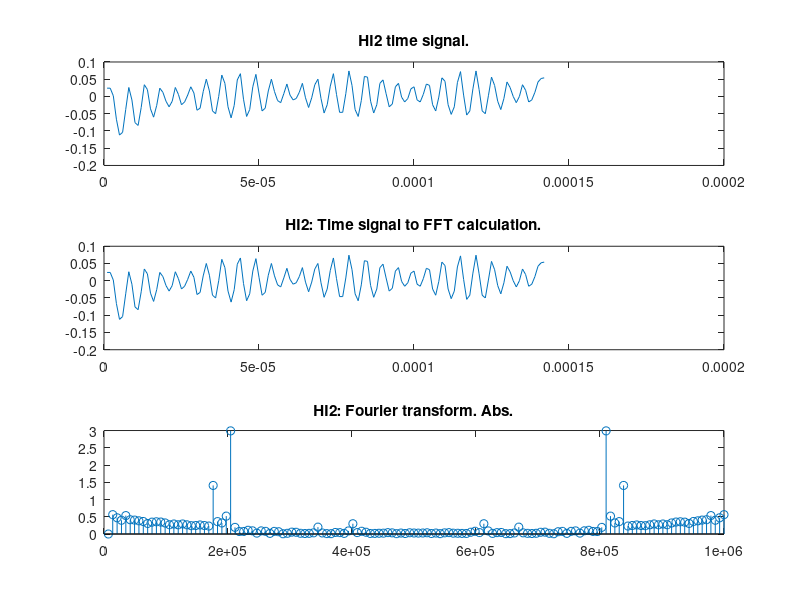

MATLAB code to generate this figure:
%mducng/SoC/D2/G2touch
%%%%%%%%%%%%%%%%%%%%%%%%%%%%%%%%%%%%%%%%%%%%%%%%%%%%%%%%%%%%%%%%%%%%%%%%%%%
clc;
clear;
close all;
%%%%%%%%%%%%%%%%%%%%%%%%%%%%%%%%%%%%%%%%%%%%%%%%%%%%%%%%%%%%%%%%%%%%%%%%%%%
% load txt file
load EVB1M.txt;
dataraw             = EVB1M;
temp                = size(dataraw);
length_full         = temp(1);
x_full              = dataraw;
%%%%%%%%%%%%%%%%%%%%%%%%%%%%%%%%%%%%%%%%%%%%%%%%%%%%%%%%%%%%%%%%%%%%%%%%%%%
Fs                  = 10^6;  
dt                  = 1/Fs;
t_full              = (0:1:length_full-1)*dt;
%%%%%%%%%%%%%%%%%%%%%%%%%%%%%%%%%%%%%%%%%%%%%%%%%%%%%%%%%%%%%%%%%%%%%%%%%%%
% load HI2:
x_HI2_raw           = x_full(11534:1:11534+142-1);
% Substract mean:
x_HI2               = x_HI2_raw - mean(x_HI2_raw);
t_HI2               = (1:1:length(x_HI2))*dt;
% FFT calculation for HI2
Nfft                = length(x_HI2);
deltaF              = Fs/Nfft;
tVectors            = (1:Nfft)*dt;
fVectors            = (1:Nfft)*deltaF;
% HI2 part to FFT calculation
fftHI2Tem           = fft(x_HI2(1:1:Nfft),Nfft);
fftHI2              = abs(fftHI2Tem);
%%%%%%%%%%%%%%%%%%%%%%%%%%%%%%%%%%%%%%%%%%%%%%%%%%%%%%%%%%%%%%%%%%%%%%%%%%%
% plot Full PortTypeHI2
figure(9);
subplot(3,1,1);
plot(t_HI2,x_HI2);
title('HI2 time signal.');
% plot time signal
subplot(3,1,2);
plot(tVectors,x_HI2(1:Nfft));
title("HI2: Time signal to FFT calculation.");
%axis([0 Nfft*1/Fs 0 1*scale]);
% plot fft output
subplot(3,1,3);
stem(fVectors,fftHI2);
title('HI2: Fourier transform. Abs.'); 
%axis([0 Fs 0 Nfft/2*scale]);
%axis([0 Fs 0 25]);
%%%%%%%%%%%%%%%%%%%%%%%%%%%%%%%%%%%%%%%%%%%%%%%%%%%%%%%%%%%%%%%%%%%%%%%%%%%